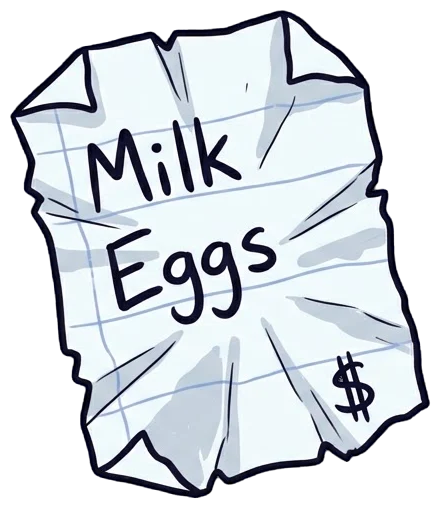
#> input picture projects/grocery-trap/elements/cut/01.png, 441 x 509 px; its folder holds only this picture in this run
$ python ingest_elements.py
#> lines starting #> are read from the running program, lines starting #| are printed output that depends on the picture
import os, sys, glob, re, subprocess
from PIL import Image, ImageDraw

def main():
    proj_dir = os.path.dirname(os.path.abspath(__file__))
    dl_dir = os.path.join(os.path.expanduser("~"), "Downloads", "stick_grocery-trap_el")
    raw_dir = os.path.join(proj_dir, "elements", "raw")
    cut_dir = os.path.join(proj_dir, "elements", "cut")
    os.makedirs(raw_dir, exist_ok=True)
    os.makedirs(cut_dir, exist_ok=True)

    files = glob.glob(os.path.join(dl_dir, "*.*"))
    elements = {}
    for f in files:
        base = os.path.basename(f)
        m = re.match(r"^(\d+)\s*-\s*", base)
        if m:
            elements[int(m.group(1))] = f

    print(f"Found {len(elements)} elements in {dl_dir}")
    for i in range(1, 21):
        if i in elements:
            src = elements[i]
            im = Image.open(src).convert("RGB")
            w, h = im.size
            px = im.load()
            bg = px[4, 4]
            # Wipe Flow sparkle in bottom right
            ImageDraw.Draw(im).rectangle((w - int(w * 0.12), h - int(h * 0.12), w, h), fill=bg)
            im.save(os.path.join(raw_dir, f"{i:02d}.png"))
        else:
            print(f"Missing element: {i}")

    # Run keyer
    keyer = r"C:\Users\Lenovo\.claude\skills\stickman-hybrid\scripts\key.py"
    res = subprocess.run([sys.executable, keyer, raw_dir, cut_dir], capture_output=True, text=True)
    print("Keyer output:")
    print((res.stdout or res.stderr).strip()[-800:])

    # Build preview grid
    cuts = sorted(glob.glob(os.path.join(cut_dir, "*.png")))
    print(f"Generated {len(cuts)} cutout stickers in {cut_dir}")
    if cuts:
        cols = 5
        tw, th = 300, 300
        rows = (len(cuts) + cols - 1) // cols
        grid = Image.new("RGBA", (tw * cols, th * rows), (150, 150, 150, 255))
        for idx, p in enumerate(cuts):
            st = Image.open(p).convert("RGBA")
#> st is the input picture: PIL image 441x509 RGBA; mean R, G, B, A 128.7, 134.3, 145.5, 170.3
            st.thumbnail((tw - 20, th - 20), Image.LANCZOS)
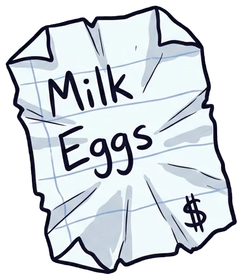
#> st: PIL image 243x280 RGBA; mean R, G, B, A 128.7, 134.2, 139.3, 170.3; transparent parts drawn white
            x = (idx % cols) * tw + (tw - st.width) // 2
#> x = 28
            y = (idx // cols) * th + (th - st.height) // 2
#> y = 10
            grid.alpha_composite(st, (x, y))
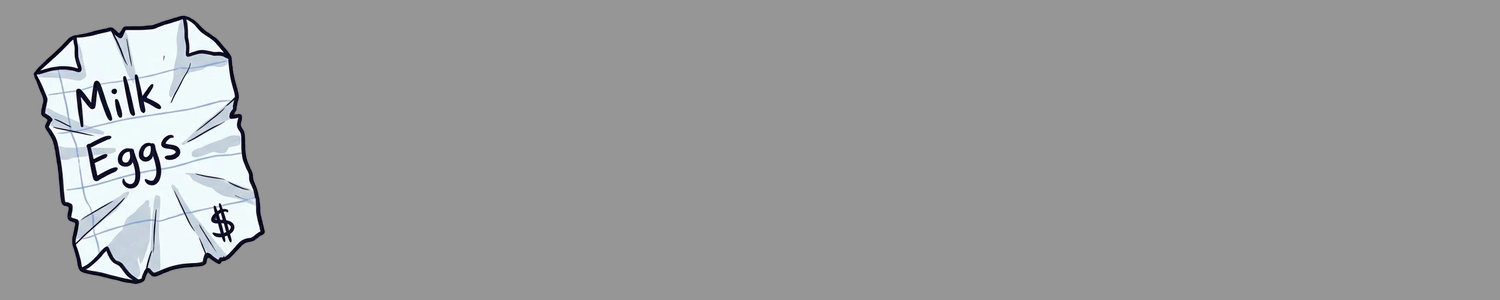
#> grid: PIL image 1500x300 RGBA; mean R, G, B, A 154.3, 155.1, 155.9, 255
        grid.convert("RGB").save(os.path.join(proj_dir, "cutouts.jpg"), quality=90)
        print("Created cutouts.jpg preview")

if __name__ == "__main__":
    main()
